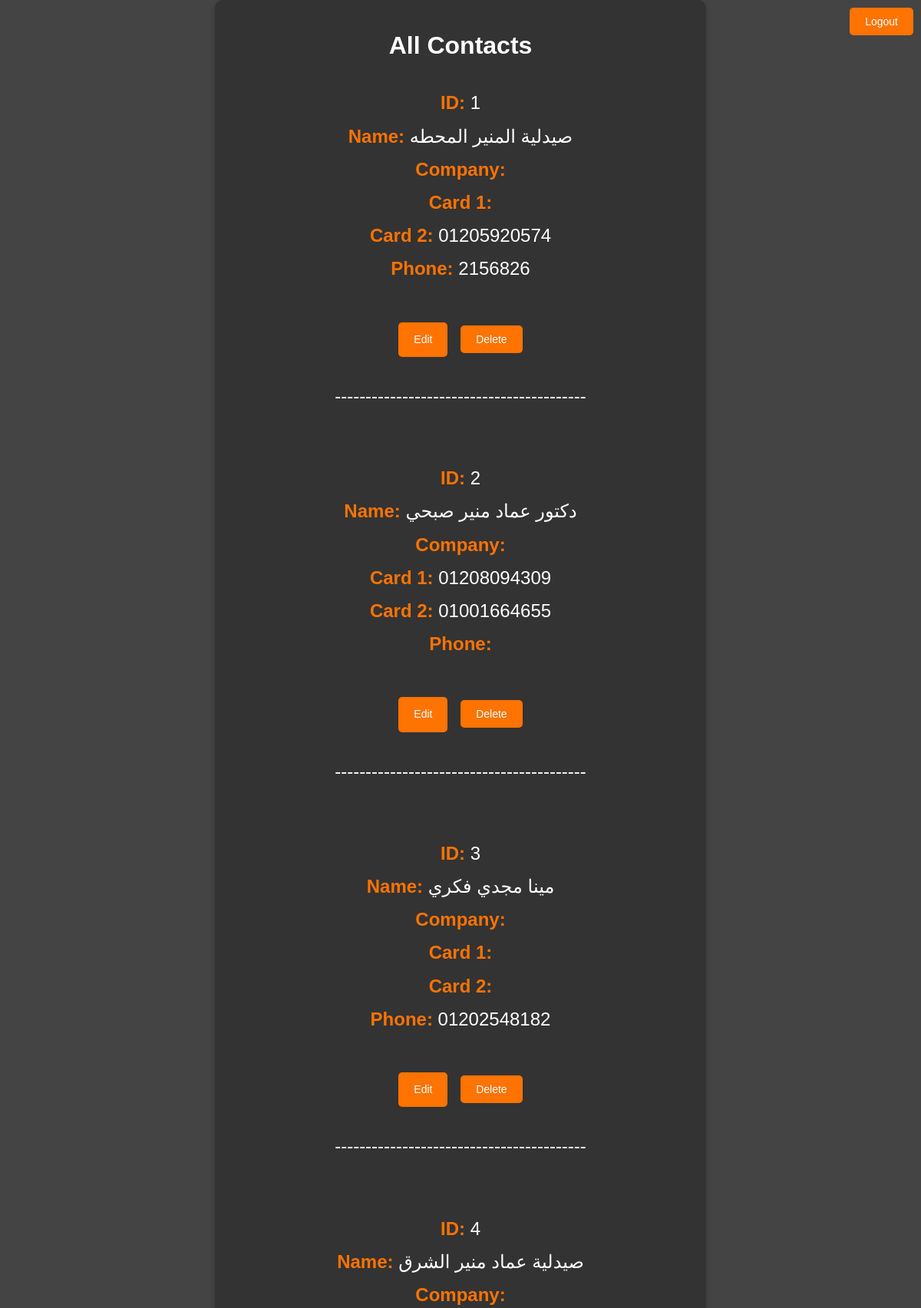
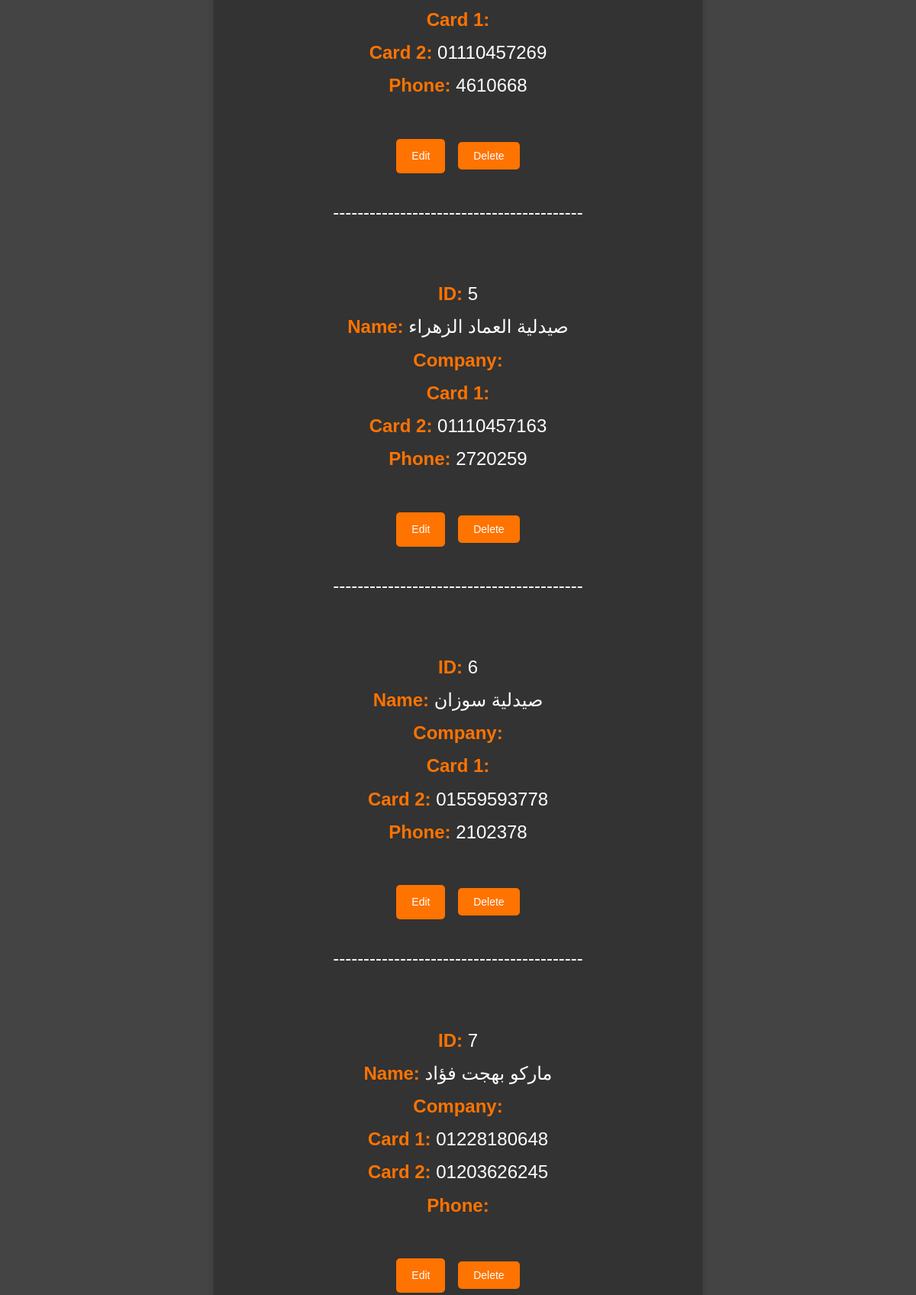
Screenshot of /display/ (signed in, upper part) with the database file from the repository (2 pictures, top to bottom).
### contacts/models.py (models this page shows, shortened)
class Contact(models.Model):
    id = models.BigIntegerField(primary_key=True)  # Use BigIntegerField for large IDs
    name = models.CharField(max_length=100)
    company = models.CharField(max_length=100, blank=True)
    card1 = models.CharField(max_length=100, blank=True)
    card2 = models.CharField(max_length=100, blank=True)
    phone = models.CharField(max_length=20, blank=True)
    class Meta:
        db_table = 'contacts'  # Specify the custom table name here

### contacts/views.py (the view)
# urls.py: path('display/', views.display_contacts, name='display_contacts'),
@login_required
def display_contacts(request):
    contacts = Contact.objects.all()
    return render(request, 'contacts/display_contacts.html', {'contacts': contacts})

### contacts/templates/contacts/display_contacts.html (shortened to what this page needs)
{% extends 'contacts/base.html' %}
{% block content %}
<h1>All Contacts</h1>
<ul class="contact-list">
    {% for contact in contacts %}
    <li>
        <strong>ID:</strong> {{ contact.id }}<br>
        <strong>Name:</strong> {{ contact.name }}<br>
        <strong>Company:</strong> {{ contact.company }}<br>
        <strong>Card 1:</strong> {{ contact.card1 }}<br>
        <strong>Card 2:</strong> {{ contact.card2 }}<br>
        <strong>Phone:</strong> {{ contact.phone }}<br>
        <br>
        <a href="{% url 'update_contact' contact.id %}" class="action-button">Edit</a>
        <form action="{% url 'delete_contact' contact.id %}" method="POST" style="display:inline;"  onsubmit="return confirmDelete('{{ contact.name }}');">
            <button type="submit" class="action-button">Delete</button>
            <p>-----------------------------------------</p>
        </form>
    </li>
    {% empty %}
    <li>No contacts found.</li>
    {% endfor %}
</ul>
{% endblock %}

### contacts/templates/contacts/base.html (shortened to what this page needs)
<!DOCTYPE html>
<html>
<head>
</head>
<body>
    <div class="auth-buttons">
        {% if user.is_authenticated %}
            <a href="{% url 'logout' %}" class="button">Logout</a>
        {% else %}
            <a href="{% url 'login' %}" class="button">Login</a>
        {% endif %}
    </div>
    <div class="main-frame">
        {% block content %}{% endblock %}
    </div>
</body>
</html>

### contacts/templates/contacts/base.html (style rules this page uses)
body { background-color: #444444; color: #ffffff; font-family: Arial, sans-serif; margin: 0; display: flex; justify-content: center; align-items: center; min-height: 100vh; }
.contact-list { font-size: 24px; line-height: 1.8; list-style-type: none; padding: 0; }
.contact-list li { margin-bottom: 20px; padding: 10px; background-color: #333333; border-radius: 5px; }
.contact-list strong { color: #ff7300; }
.main-frame { padding: 20px; width: 80%; max-width: 600px; text-align: center; background-color: #333333; border-radius: 10px; box-shadow: 0 4px 8px rgba(0, 0, 0, 0.2); }
.auth-buttons { position: absolute; top: 10px; right: 10px; }
.auth-buttons button, .auth-buttons a.button { font-size: 14px; padding: 10px 20px; background-color: #ff7300; color: white; border: none; cursor: pointer; border-radius: 5px; text-decoration: none; display: inline-block; }
.action-button { font-size: 14px; padding: 10px 20px; background-color: #ff7300; color: white; border: none; cursor: pointer; border-radius: 5px; text-decoration: none; display: inline-block; width: auto; margin: 5px; }

### rows the page displays
Contact: id "1", name "صيدلية المنير المحطه", card2 "01205920574", phone "2156826"
Contact: id "2", name "دكتور عماد منير صبحي", card1 "01208094309", card2 "01001664655"
Contact: id "3", name "مينا مجدي فكري", phone "01202548182"
Contact: id "4", name "صيدلية عماد منير الشرق", card2 "01110457269", phone "4610668"
Contact: id "5", name "صيدلية العماد الزهراء", card2 "01110457163", phone "2720259"
Contact: id "6", name "صيدلية سوزان", card2 "01559593778", phone "2102378"
Contact: id "7", name "ماركو بهجت فؤاد", card1 "01228180648", card2 "01203626245"
